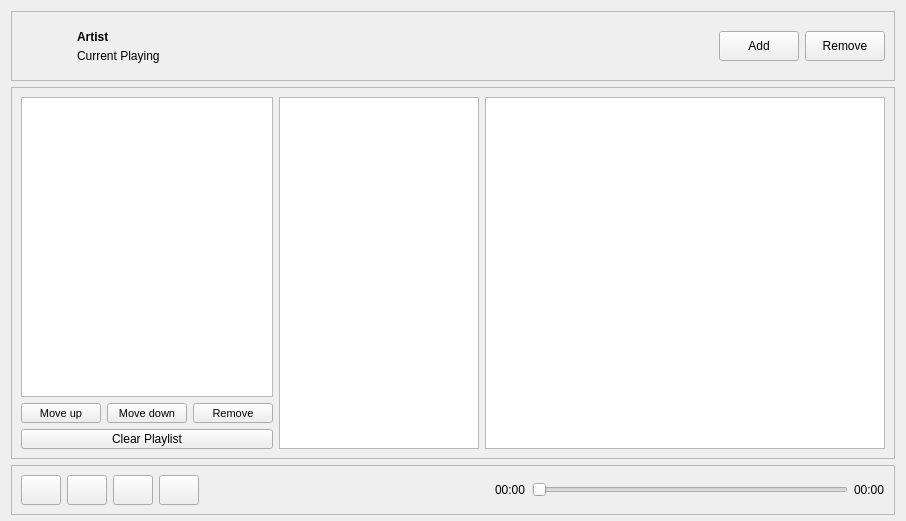
<?xml version="1.0" encoding="UTF-8"?>
<ui version="4.0">
 <class>PlayerViewer</class>
 <widget class="QWidget" name="PlayerViewer">
  <property name="geometry">
   <rect>
    <x>0</x>
    <y>0</y>
    <width>880</width>
    <height>519</height>
   </rect>
  </property>
  <property name="windowTitle">
   <string>Form</string>
  </property>
  <property name="styleSheet">
   <string notr="true">/*
QPushButton {
	background: rgb(85, 87, 83);
	border: 0px;
}

QPushButton:hover {
	background-color: rgb(55, 57, 53);
}
*/</string>
  </property>
  <layout class="QVBoxLayout" name="verticalLayout">
   <property name="bottomMargin">
    <number>6</number>
   </property>
   <item>
    <widget class="QFrame" name="frame">
     <property name="frameShape">
      <enum>QFrame::StyledPanel</enum>
     </property>
     <property name="frameShadow">
      <enum>QFrame::Raised</enum>
     </property>
     <layout class="QHBoxLayout" name="horizontalLayout">
      <item>
       <widget class="QLabel" name="tinyCoverArt">
        <property name="minimumSize">
         <size>
          <width>50</width>
          <height>50</height>
         </size>
        </property>
        <property name="maximumSize">
         <size>
          <width>50</width>
          <height>50</height>
         </size>
        </property>
        <property name="text">
         <string/>
        </property>
       </widget>
      </item>
      <item>
       <widget class="QFrame" name="frame_4">
        <property name="sizePolicy">
         <sizepolicy hsizetype="Preferred" vsizetype="Preferred">
          <horstretch>0</horstretch>
          <verstretch>0</verstretch>
         </sizepolicy>
        </property>
        <property name="frameShape">
         <enum>QFrame::NoFrame</enum>
        </property>
        <property name="frameShadow">
         <enum>QFrame::Plain</enum>
        </property>
        <layout class="QVBoxLayout" name="verticalLayout_2">
         <property name="spacing">
          <number>0</number>
         </property>
         <property name="leftMargin">
          <number>0</number>
         </property>
         <property name="topMargin">
          <number>6</number>
         </property>
         <property name="rightMargin">
          <number>0</number>
         </property>
         <property name="bottomMargin">
          <number>6</number>
         </property>
         <item>
          <widget class="QLabel" name="currentArtistLabel">
           <property name="sizePolicy">
            <sizepolicy hsizetype="Minimum" vsizetype="Minimum">
             <horstretch>0</horstretch>
             <verstretch>0</verstretch>
            </sizepolicy>
           </property>
           <property name="font">
            <font>
             <pointsize>9</pointsize>
             <weight>75</weight>
             <bold>true</bold>
            </font>
           </property>
           <property name="text">
            <string>Artist</string>
           </property>
           <property name="textFormat">
            <enum>Qt::AutoText</enum>
           </property>
          </widget>
         </item>
         <item>
          <widget class="QLabel" name="currentLabel">
           <property name="sizePolicy">
            <sizepolicy hsizetype="Minimum" vsizetype="Minimum">
             <horstretch>0</horstretch>
             <verstretch>0</verstretch>
            </sizepolicy>
           </property>
           <property name="text">
            <string>Current Playing</string>
           </property>
          </widget>
         </item>
        </layout>
       </widget>
      </item>
      <item>
       <spacer name="horizontalSpacer">
        <property name="orientation">
         <enum>Qt::Horizontal</enum>
        </property>
        <property name="sizeHint" stdset="0">
         <size>
          <width>40</width>
          <height>20</height>
         </size>
        </property>
       </spacer>
      </item>
      <item>
       <widget class="QPushButton" name="addSingleBtn">
        <property name="minimumSize">
         <size>
          <width>60</width>
          <height>30</height>
         </size>
        </property>
        <property name="text">
         <string>Add</string>
        </property>
       </widget>
      </item>
      <item>
       <widget class="QPushButton" name="removeSingleBtn">
        <property name="minimumSize">
         <size>
          <width>60</width>
          <height>30</height>
         </size>
        </property>
        <property name="text">
         <string>Remove</string>
        </property>
       </widget>
      </item>
     </layout>
    </widget>
   </item>
   <item>
    <widget class="QFrame" name="frame_3">
     <property name="frameShape">
      <enum>QFrame::StyledPanel</enum>
     </property>
     <property name="frameShadow">
      <enum>QFrame::Raised</enum>
     </property>
     <layout class="QHBoxLayout" name="horizontalLayout_3">
      <item>
       <widget class="QFrame" name="frame_5">
        <property name="frameShape">
         <enum>QFrame::NoFrame</enum>
        </property>
        <property name="frameShadow">
         <enum>QFrame::Raised</enum>
        </property>
        <layout class="QVBoxLayout" name="verticalLayout_3">
         <property name="leftMargin">
          <number>0</number>
         </property>
         <property name="topMargin">
          <number>0</number>
         </property>
         <property name="rightMargin">
          <number>0</number>
         </property>
         <property name="bottomMargin">
          <number>0</number>
         </property>
         <item>
          <widget class="QListView" name="playlistView">
           <property name="sizePolicy">
            <sizepolicy hsizetype="Minimum" vsizetype="Expanding">
             <horstretch>0</horstretch>
             <verstretch>0</verstretch>
            </sizepolicy>
           </property>
           <property name="minimumSize">
            <size>
             <width>200</width>
             <height>300</height>
            </size>
           </property>
          </widget>
         </item>
         <item>
          <widget class="QFrame" name="frame_6">
           <property name="frameShape">
            <enum>QFrame::NoFrame</enum>
           </property>
           <property name="frameShadow">
            <enum>QFrame::Raised</enum>
           </property>
           <layout class="QHBoxLayout" name="horizontalLayout_4">
            <property name="leftMargin">
             <number>0</number>
            </property>
            <property name="topMargin">
             <number>0</number>
            </property>
            <property name="rightMargin">
             <number>0</number>
            </property>
            <property name="bottomMargin">
             <number>0</number>
            </property>
            <item>
             <widget class="QPushButton" name="MoveUpBtn">
              <property name="minimumSize">
               <size>
                <width>0</width>
                <height>20</height>
               </size>
              </property>
              <property name="font">
               <font>
                <pointsize>8</pointsize>
               </font>
              </property>
              <property name="text">
               <string>Move up</string>
              </property>
             </widget>
            </item>
            <item>
             <widget class="QPushButton" name="MoveDownBtn">
              <property name="minimumSize">
               <size>
                <width>0</width>
                <height>20</height>
               </size>
              </property>
              <property name="font">
               <font>
                <pointsize>8</pointsize>
               </font>
              </property>
              <property name="text">
               <string>Move down</string>
              </property>
              <property name="flat">
               <bool>false</bool>
              </property>
             </widget>
            </item>
            <item>
             <widget class="QPushButton" name="removeFromPlaylistBtn">
              <property name="minimumSize">
               <size>
                <width>0</width>
                <height>20</height>
               </size>
              </property>
              <property name="font">
               <font>
                <pointsize>8</pointsize>
               </font>
              </property>
              <property name="text">
               <string>Remove</string>
              </property>
             </widget>
            </item>
           </layout>
          </widget>
         </item>
         <item>
          <widget class="QPushButton" name="clearPlaylistBtn">
           <property name="minimumSize">
            <size>
             <width>0</width>
             <height>20</height>
            </size>
           </property>
           <property name="font">
            <font>
             <pointsize>9</pointsize>
            </font>
           </property>
           <property name="styleSheet">
            <string notr="true"/>
           </property>
           <property name="text">
            <string>Clear Playlist</string>
           </property>
          </widget>
         </item>
        </layout>
       </widget>
      </item>
      <item>
       <widget class="QListView" name="listView">
        <property name="sizePolicy">
         <sizepolicy hsizetype="Minimum" vsizetype="Expanding">
          <horstretch>0</horstretch>
          <verstretch>0</verstretch>
         </sizepolicy>
        </property>
        <property name="minimumSize">
         <size>
          <width>200</width>
          <height>300</height>
         </size>
        </property>
        <property name="maximumSize">
         <size>
          <width>16777215</width>
          <height>16777215</height>
         </size>
        </property>
       </widget>
      </item>
      <item>
       <widget class="QListView" name="albumListView">
        <property name="minimumSize">
         <size>
          <width>400</width>
          <height>300</height>
         </size>
        </property>
        <property name="maximumSize">
         <size>
          <width>16777215</width>
          <height>16777215</height>
         </size>
        </property>
       </widget>
      </item>
     </layout>
    </widget>
   </item>
   <item>
    <widget class="QFrame" name="frame_2">
     <property name="frameShape">
      <enum>QFrame::StyledPanel</enum>
     </property>
     <property name="frameShadow">
      <enum>QFrame::Raised</enum>
     </property>
     <layout class="QHBoxLayout" name="horizontalLayout_2">
      <property name="spacing">
       <number>6</number>
      </property>
      <item>
       <widget class="QPushButton" name="playBtn">
        <property name="minimumSize">
         <size>
          <width>40</width>
          <height>30</height>
         </size>
        </property>
        <property name="text">
         <string/>
        </property>
       </widget>
      </item>
      <item>
       <widget class="QPushButton" name="stopBtn">
        <property name="minimumSize">
         <size>
          <width>40</width>
          <height>30</height>
         </size>
        </property>
        <property name="text">
         <string/>
        </property>
       </widget>
      </item>
      <item>
       <widget class="QPushButton" name="prevBtn">
        <property name="minimumSize">
         <size>
          <width>40</width>
          <height>30</height>
         </size>
        </property>
        <property name="text">
         <string/>
        </property>
       </widget>
      </item>
      <item>
       <widget class="QPushButton" name="nextBtn">
        <property name="minimumSize">
         <size>
          <width>40</width>
          <height>30</height>
         </size>
        </property>
        <property name="text">
         <string/>
        </property>
       </widget>
      </item>
      <item>
       <spacer name="horizontalSpacer_2">
        <property name="orientation">
         <enum>Qt::Horizontal</enum>
        </property>
        <property name="sizeType">
         <enum>QSizePolicy::MinimumExpanding</enum>
        </property>
        <property name="sizeHint" stdset="0">
         <size>
          <width>20</width>
          <height>20</height>
         </size>
        </property>
       </spacer>
      </item>
      <item>
       <widget class="QLabel" name="duraCurrent">
        <property name="sizePolicy">
         <sizepolicy hsizetype="Fixed" vsizetype="Fixed">
          <horstretch>0</horstretch>
          <verstretch>0</verstretch>
         </sizepolicy>
        </property>
        <property name="text">
         <string>00:00</string>
        </property>
       </widget>
      </item>
      <item>
       <widget class="QSlider" name="playbackSlider">
        <property name="minimumSize">
         <size>
          <width>316</width>
          <height>0</height>
         </size>
        </property>
        <property name="orientation">
         <enum>Qt::Horizontal</enum>
        </property>
       </widget>
      </item>
      <item>
       <widget class="QLabel" name="duraTotal">
        <property name="sizePolicy">
         <sizepolicy hsizetype="Fixed" vsizetype="Fixed">
          <horstretch>0</horstretch>
          <verstretch>0</verstretch>
         </sizepolicy>
        </property>
        <property name="text">
         <string>00:00</string>
        </property>
       </widget>
      </item>
     </layout>
    </widget>
   </item>
  </layout>
 </widget>
 <resources/>
 <connections/>
</ui>
